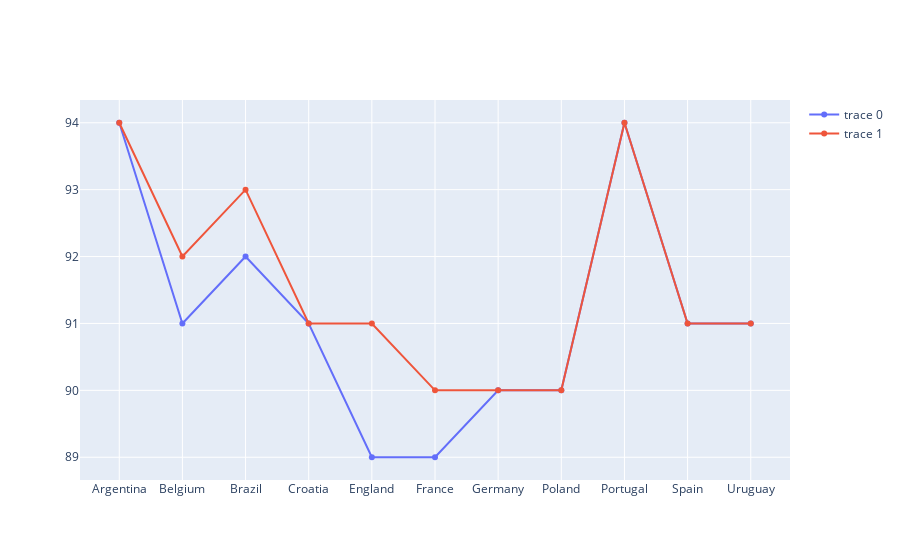

Write notebook code for a chart like this one.
### Code cell
fig = go.Figure()
fig.add_trace(go.Scatter(x=grafico_1.index, y=grafico_1['Overall']))
fig.add_trace(go.Scatter(x=grafico_1.index, y=grafico_1['Potential']))

### Figure 1 — Plotly figure (JSON) as saved in the notebook; plotly's stock layout.template omitted (floating-point values rounded to 4 significant figures)
{"data": [{"type": "scatter", "x": ["Argentina", "Belgium", "Brazil", "Croatia", "England", "France", "Germany", "Poland", "Portugal", "Spain", "Uruguay"], "y": [94, 91, 92, 91, 89, 89, 90, 90, 94, 91, 91]}, {"type": "scatter", "x": ["Argentina", "Belgium", "Brazil", "Croatia", "England", "France", "Germany", "Poland", "Portugal", "Spain", "Uruguay"], "y": [94, 92, 93, 91, 91, 90, 90, 90, 94, 91, 91]}], "layout": {}}
